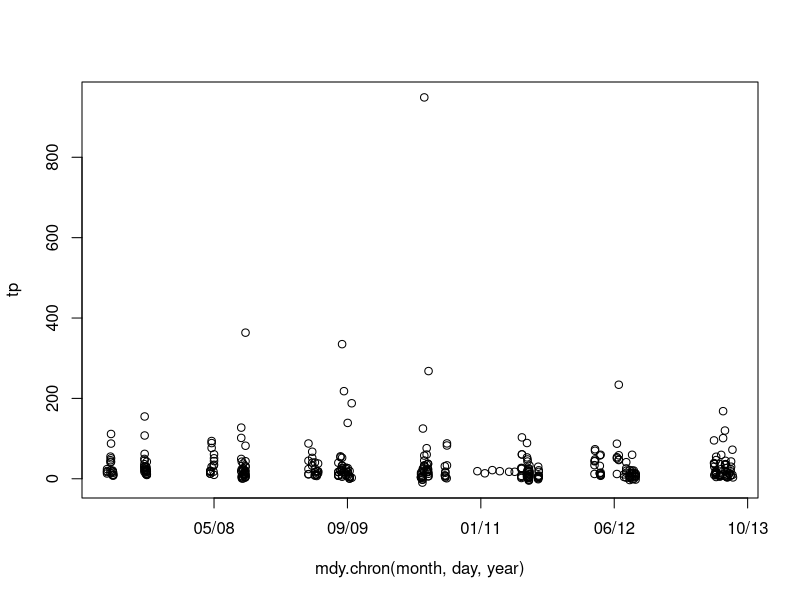
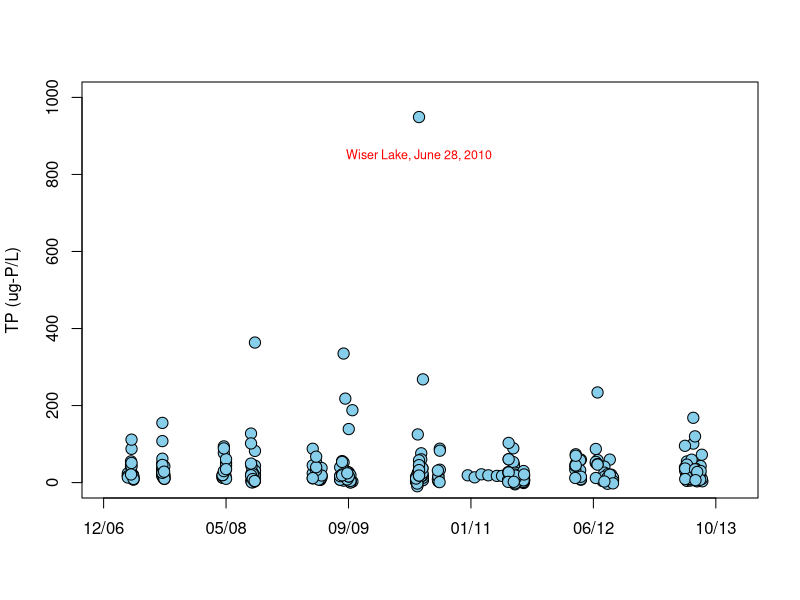
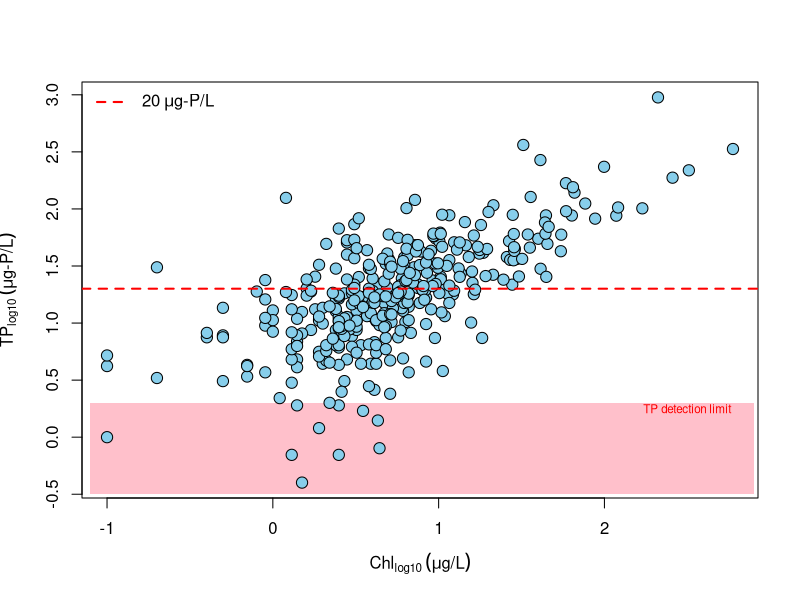
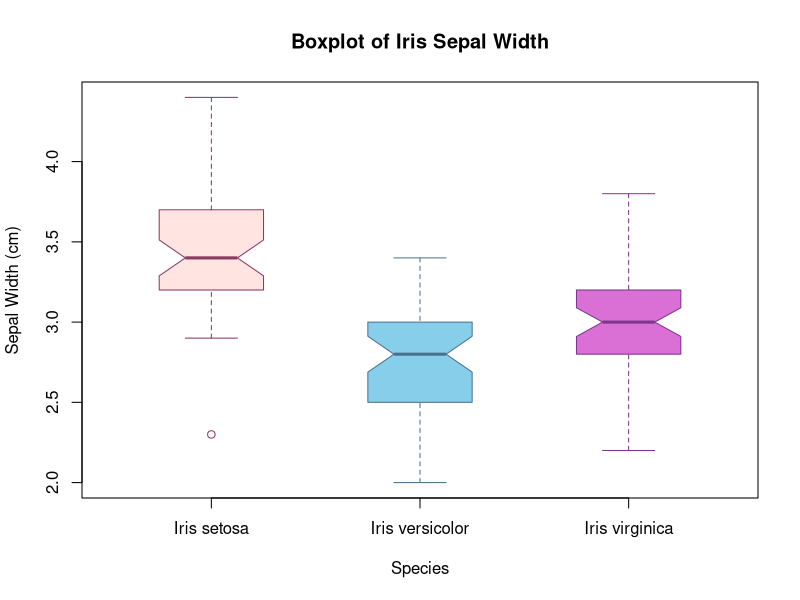
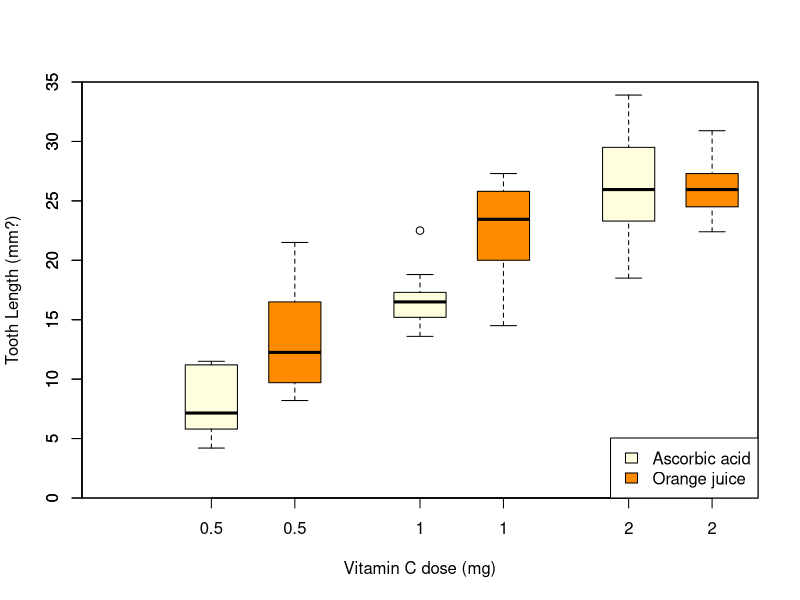
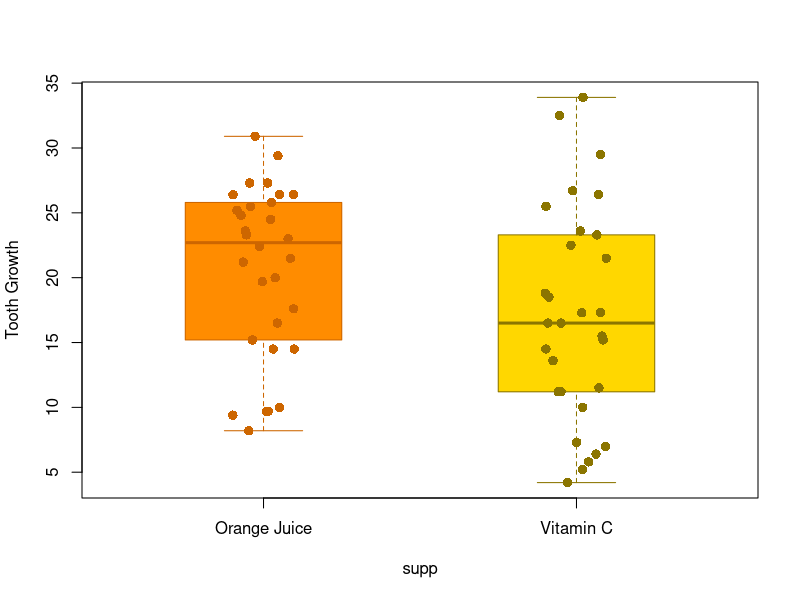

Recreate these plots in R, in order.
#######################################################
# Source Files for R Minicourse Part 2, Sept 2-3, 2014
# R. Matthews, Huxley College of the Environment               
# G. Matthews, Computer Science Department                     
# Western Washington University
#######################################################


################################
# Using the chron Library
################################
### EXAMPLE 1:
lakes <- read.table("lakes.csv", T, sep=",")
attach(lakes)
library(chron) ### this will load chron during your work session

mdy.chron <- function(month, day, year) {
  chron(dates.=paste(month, day, year, sep="/"))
}

plot(tp ~ mdy.chron(month, day, year))


### EXAMPLE 2:
### create a "nice" date range for the x-axis
xdates <- c(mdy.chron(1,1,2007), mdy.chron(12, 31, 2013))

### plot the data, with x/y axis labels and annotations
plot(tp ~ mdy.chron(month, day, year),
     xlim=xdates,
     xlab=" ",
     ylim=c(0, 1000),
     ylab="TP (ug-P/L)",
     pch=21, bg="skyblue", cex=1.5)

### add a text line to identify the outlier
text(x=mdy.chron(6,28,2010), y=850, "Wiser Lake, June 28, 2010",
     cex=0.75, col="red")



################################
# Advanced Scatterplot Features
################################
### Step #1: create an empty plot (type="n"); 
###          this will let us place the polygon layer beneath the data
plot(log10(chl), log10(tp), type="n",
     xlab=expression(paste("Chl"[log10] ~ (mu * "g/L"))),
     ylab=expression(paste("TP"[log10] ~ (mu * "g-P/L"))))

### Step #2: draw a shaded, borderless rectangle showing tp detection limit
rect(xleft=-1.1, ybottom=-0.5, xright=2.9, ytop=log10(2), col="pink", border=NA)

### Step #3: add the chlorophyll and total phosphorus data using points
points(log10(chl), log10(tp),
     pch=21, bg="skyblue", cex=1.5)

### Step #4: add a horizontal line at the tp "action" level (20 ug/L)
abline(h=log10(20), lty=2, lwd=2, col="red")

### Step #5: use text and legend to annotate the figure;
###          paste and expression are used to add math symbols and subscripts
text(x=2.5, y=0.25, "TP detection limit", cex=0.7, col="red")
legend(x="topleft", expression("20" * ~ mu * "g-P/L"),
       lty=2, lwd=2, col="red", bty="n")



################################
# Annotated Boxplots - Iris Data
################################
data(iris); attach(iris)
boxplot(Sepal.Width ~ Species, 
   ylab="Sepal Width (cm)", main="Boxplot of Iris Sepal Width",
   notch = T, boxwex = 0.5,
   col = c("mistyrose", "skyblue", "orchid"),
   border=c("hotpink4", "skyblue4", "mediumorchid4"),
   names = c("Iris setosa", "Iris versicolor", "Iris virginica"))


################################
# Paired Boxplots - Guinea Pig Data
################################
data(ToothGrowth); attach(ToothGrowth)
boxplot(len ~ dose,
     boxwex = 0.25, at = 1:3 - 0.2,
     subset = supp == "VC", col = "lightyellow",
     xlab = "Vitamin C dose (mg)",
     ylab = "Tooth Length (mm?)", ylim = c(0, 35), yaxs = "i")

boxplot(len ~ dose, add = TRUE,
     boxwex = 0.25, at = 1:3 + 0.2,
     subset = supp == "OJ", col = "darkorange")

legend(x="bottomright", c("Ascorbic acid", "Orange juice"),
     fill = c("lightyellow", "darkorange"))


################################
# Advanced Boxplot Features
################################
with(ToothGrowth,
     {
      boxplot(len~supp, border=c("darkorange3", "gold4"),
              col=c("darkorange", "gold"), boxwex=0.5,
              ylab="Tooth Growth",
              names=c("Orange Juice", "Vitamin C"))

      points(jitter(rep(1:2, each=30), 0.5),
             unlist(split(len, supp)),
             cex=1.25, pch=16, 
             col=c("gold4", "darkorange3")[unclass(ToothGrowth$supp)])
     })
